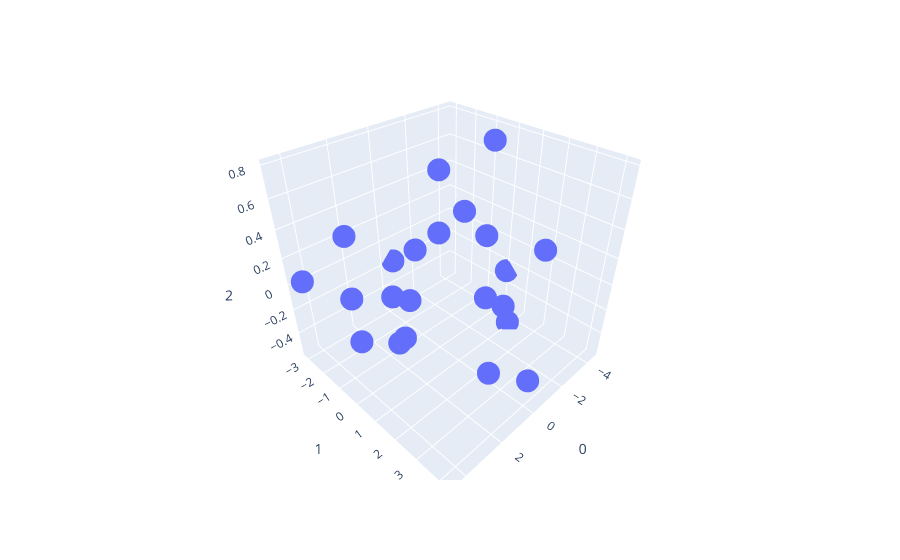

The notebook cell this image was saved under:
### Code cell
px.scatter_3d(pca_df, 0, 1, 2)

### Figure 1 — Plotly figure (JSON) as saved in the notebook; plotly's stock layout.template omitted (floating-point values rounded to 4 significant figures)
{"data": [{"hovertemplate": "0=%{x}<br>1=%{y}<br>2=%{z}<extra></extra>", "legendgroup": "", "marker": {"color": "#636efa", "symbol": "circle"}, "mode": "markers", "name": "", "scene": "scene", "showlegend": false, "type": "scatter3d", "x": [-4.486, -3.117, -2.553, 0.3006, -3.341, -3.544, -2.368, -1.859, -1.034, -2.768, -0.5087, 3.984, 0.1216, 0.6476, 3.326, 4.528, 2.818, 3.962, 0.3038, 0.6247, 2.605, 2.358], "y": [0.07945, 0.05773, -2.14, -2.435, 1.032, -0.3956, -0.6799, -1.59, -2.221, 0.2226, -3.109, -0.5288, 4.149, 3.231, -1.15, -2.716, 1.124, -0.4993, 4.202, 2.824, 0.5656, -0.02102], "z": [-0.2677, 0.7894, 0.4974, -0.3746, -0.5574, 0.0587, 0.2985, 0.09379, -0.04269, -0.3654, -0.1767, 0.1132, 0.5735, 0.1734, -0.3581, 0.06573, 0.1759, 0.5288, -0.3092, -0.4011, -0.1883, -0.3272]}], "layout": {"legend": {"tracegroupgap": 0}, "margin": {"t": 60}, "scene": {"domain": {"x": [0, 1], "y": [0, 1]}, "xaxis": {"title": {"text": "0"}}, "yaxis": {"title": {"text": "1"}}, "zaxis": {"title": {"text": "2"}}}}}
